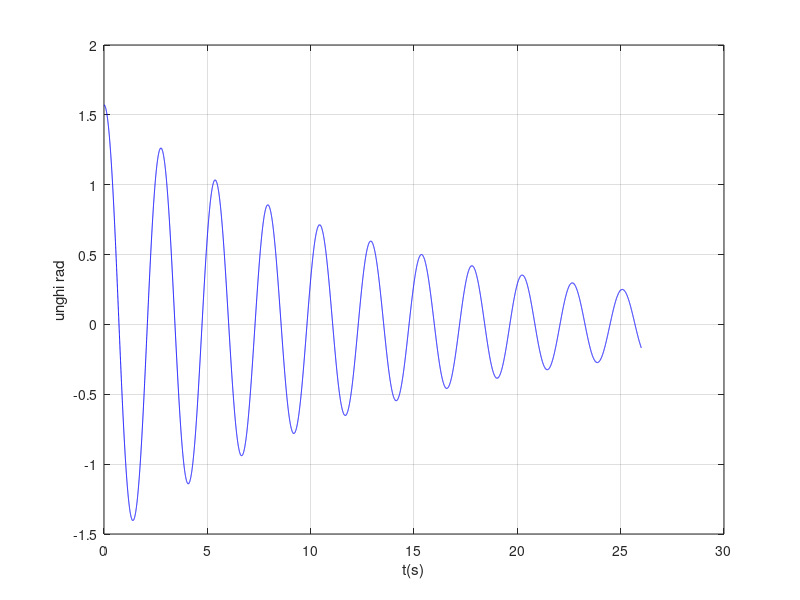

This chart was generated by the following MATLAB code:
%Pendul gravitational de amplitudine oarecare.
clear all; close all; clc;

g=9.8062;                 %m/s^2
l=1.44;
om2=g/l;

t0=0; tf=26;
N=15000;                    %Am marit cu mult valoare de puncte pentru a mari 
                            %precizia astefl incat timpul pentru a 10-a oscilatie sa fie exact.
t=linspace(t0,tf,N);
dt=t(2)-t(1);

theta=zeros(1,N);           %prealocare
tmax=zeros(1,10);

%conditii initiale
theta0=90/180*pi;            %rad
theta(1)=theta0;
theta(2)=theta0;             %viteza unghiulara este 0
j=1;
c=0.14115;                   %Acesta este "c" mult cautat.

for i=2:N-1
  theta(i+1)=2*theta(i)-theta(i-1)-c*dt*(theta(i)-theta(i-1))-dt^2*om2*sin(theta(i));
  if(theta(i+1) < theta(i)) && (theta(i) > theta(i-1))
    tmax(j)= t(i);
    j=j+1;
  end
  end
  
    disp(tmax(10));         %Timpul pentru a 10a osscilatie trebuie sa fie 25.078

figure(1);
plot(t,theta,'-b');
xlabel('t(s)');
ylabel('unghi rad');
grid;